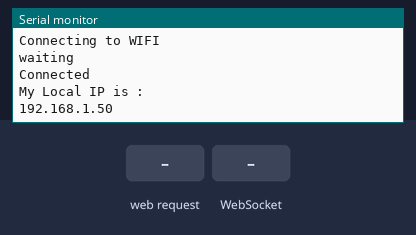
Recording of a sketch running on a simulated ESP32. Shown: the last lines printed to the serial monitor. Inputs (shaded band) come from the test bench. WiFi joins after 1.5 s; servers stay silent unless stated; storage starts empty.

Above: at 6.4 s.
6.5 s: HTTP request GET / received
At 7.0 s:
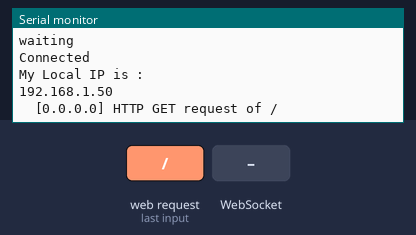
8.0 s: WebSocket text "5" received
At 8.7 s:
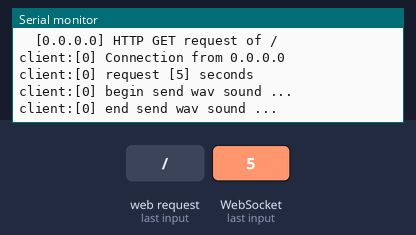

Measured:
- after the input at 6.5 s, the serial monitor: prints a new line at once (image 1)
- after the input at 8.0 s, the serial monitor: prints a new line at once (image 2)

The sketch:

esp32_remote_mic2.ino
```cpp
#include <Arduino.h>
#include <WiFi.h>
#include "I2S.h"
#include "Wav.h"
#include <WebSocketsServer.h>
#include <SPIFFS.h>
#include <ESPAsyncWebServer.h>

//注意：
//  除了编译烧写本程序，还需要使用 ESP32 SKetch Data Upload 将data目录的一些网页文件等上传至 SPIFFS

//声音流: 16000hz, 16位 单声道 pcm数据 32KB/S 256kbps/s
//设置语句如下:
// I2S_Init(I2S_MODE_RX, 16000, I2S_BITS_PER_SAMPLE_16BIT);

const char *ssid = "MAI_2.4GHz";
const char *password =  "0227200846";
AsyncWebServer server(80);
WebSocketsServer webSocket = WebSocketsServer(1331);
const int numCommunicationData = 8000;
//数组：8000字节缓冲区
char communicationData[numCommunicationData];   //1char=8bits 1byte=8bits 1int=8*2 1long=8*4
char buff[100];

//这个psram版本就是提前分配了一个内存区,专用于存放声音数据,调用百度声音识别时不需要借助于SD卡做为交换.
//wav文件头的44个字节, 为base64 处理需要, 必须是6的倍数,  多加点数据

const int headerSize = 44;
byte  wav_head[headerSize];

uint8_t connect_no = -1; //当前连接号
bool sound_skip = false; //控制发送声音html5中断跳出

// Callback: receiving any WebSocket message
void onWebSocketEvent(uint8_t client_num,
                      WStype_t type,
                      uint8_t * payload,
                      size_t length) {
  String tmpstr ;
  int loop1;
  int sound_second = 0;

  int16_t val16 = 0;
  uint8_t val1, val2;
  int32_t tmpval = 0;

  //注意：esp32 对于wssocket 在同一函数中,不支持多并发
  //但同一函数在执行时，可以并发另一函数事件
  //所以如果在供给一个函数mic输出时， 其它用户是进入不了的！

  int32_t low_sound = 10;   //声音下限 低于此值的声音数据截掉
  int32_t high_sound = 5000; //声音上限 高于此值的声音数据截掉

  int add_sound = 40; //音量加倍系数

  File  wav_file ;

  switch (type) {
    case WStype_DISCONNECTED:
      Serial.printf("client:[%u] Disconnected!\n", client_num);
      Serial.printf("client:[%u] last connect_no=[%u] \n", client_num, connect_no);

      if (connect_no == client_num)
      {
        sound_skip = true;
        Serial.printf("client:[%u] trigger stop wav\n",client_num);
      }
      break;

    // New client has connected
    case WStype_CONNECTED:
      {
        IPAddress ip = webSocket.remoteIP(client_num);
        Serial.printf("client:[%u] Connection from %s\n", client_num,ip.toString().c_str());
        //Serial.println();
      }
      break;

    // Handle text messages from client
    case WStype_TEXT:

      /*
        Serial.printf("client:[%u] begin send test sound...\n",client_num);

        wav_file = SPIFFS.open("/cn_word.wav", FILE_READ);
        //改成文件直接读取，测试效果
        while (wav_file.available())
        {
        int readnum = wav_file.read((uint8_t *)communicationData, numCommunicationData);
        if (readnum > 0)
        {
          webSocket.sendBIN(client_num, (uint8_t *)communicationData, readnum);
        }
        else
          break;
        }
        wav_file.close();

         Serial.printf("client:[%u] end send test sound...\n",client_num);
      */

      // Print out raw message
      //Serial.printf("client:[%u] [%u] seconds: %s\n",client_num, length,  payload);
      sprintf(buff, "%s", payload);

      for (int loop1 = 0; loop1 < length; loop1++)
      {
        char ch = payload[loop1];
        tmpstr += ch;
      }
      //Serial.println("tmpstr=" + tmpstr);
      sound_second = tmpstr.toInt();
      //Serial.println("");
      Serial.printf("client:[%u] request [%u] seconds\n", client_num,sound_second);

      Serial.printf("client:[%u] begin send wav sound ...\n", client_num );

      if (sound_second > 0)
      {
        //先输出wav文件头
        //html5不需要，注意会产生嘀嘀噪音
        //如果用于html5播放端， wav head数据不需要传输
        //8000*4是一秒的wav数据量
        CreateWavHeader(wav_head, 8000 * sound_second * 4);
        webSocket.sendBIN(client_num, (uint8_t *)wav_head, headerSize);
        //send_wavhead = true;
      }

      //如果声音秒数是负数，表示中断上次连接
      if (sound_second < 0)
      {
        Serial.printf("client:[%u] sound_second<0\n",client_num);
        sound_skip = true;
        break;
      }

      //1. 0 表示不限时间输出
      if (sound_second == 0)
      {

        connect_no = client_num;
        sound_skip = false;
        //esp32的线程功能局限，一次只能服务1个网页
        //如果无限循环输出声音，则当html5客户端关闭后，新的连接不能进来，导致esp32必须重启
        //建议一次 30秒或60秒，即使 html5客户端关闭,时间到后也会自动关闭本次连接！
        //Uncaught DOMException: Failed to execute 'send' on 'WebSocket': Still in CONNECTING state.


        //1/4秒 8000字节
        //每秒要循环4次读取音频数据
        //for 指定几秒就传输几秒数据
        //for ( loop1 = 0; loop1 < sound_second * 4; loop1++)
        //无限循环输出，直到当前html5连接主动关闭(比如网页关闭)
        while (true)
        {
          //  yield();
          if (sound_skip == true)
          {
            Serial.printf("client:[%u] skip send wav sound ...\n",client_num);
            break;
          }
          I2S_Read(communicationData, numCommunicationData);

          //for  提升音量
          for (int loop1 = 0; loop1 < numCommunicationData / 2 ; loop1++)
          {
            val1 = communicationData[loop1 * 2];
            val2 = communicationData[loop1 * 2 + 1] ;
            val16 = val1 + val2 *  256;

            //add_sound 配置成40最合适
            //乘以40 ：音量提升20db
            tmpval = val16 * add_sound;
            if (abs(tmpval) > 32767 )
            {
              if (val16 > 0)
                tmpval = 32767;
              else
                tmpval = -32767;
            }

            //对声音设置上下限
            //防止噪音
            //if (abs(tmpval) > high_sound)
            // tmpval = high_sound;

            //Serial.println(String(val1) + " " + String(val2) + " " + String(val16) + " " + String(tmpval));
            communicationData[loop1 * 2] =  (byte)(tmpval & 0xFF);
            communicationData[loop1 * 2 + 1] = (byte)((tmpval >> 8) & 0xFF);
          }

          /*
            //for  排除噪音
            for (int loop1 = 0; loop1 < numCommunicationData / 2 ; loop1++)
            {
            val1 = communicationData[loop1 * 2];
            val2 = communicationData[loop1 * 2 + 1] ;
            val16 = val1 + val2 *  256;

            //将高于指定音量，低于指定音量的数据排除

            tmpval = val16 * 1;
            //高于上限的噪音去除
            if (abs(tmpval) > high_sound )
            {
              if (val16 > 0)
                tmpval = high_sound;
              else
                tmpval = -high_sound;
            }

            //低于下限的噪音，去除
            if (abs(tmpval) < low_sound )
            {
              tmpval = 0;
            }

            //Serial.println(String(val1) + " " + String(val2) + " " + String(val16) + " " + String(tmpval));
            communicationData[loop1 * 2] =  (byte)(tmpval & 0xFF);
            communicationData[loop1 * 2 + 1] = (byte)((tmpval >> 8) & 0xFF);
            }
          */

          //传输声音文件主体
          webSocket.sendBIN(client_num, (uint8_t *)communicationData, numCommunicationData);
          //webSocket.broadcastBIN((uint8_t *)communicationData, numCommunicationData, false);
        }
      }
      //2.有限时间输出
      else
      {
        connect_no = client_num;
        sound_skip = false;
        //esp32的线程功能局限，一次只能服务1个网页
        //如果无限循环输出声音，则当html5客户端关闭后，新的连接不能进来，导致esp32必须重启
        //建议一次 30秒或60秒，即使 html5客户端关闭,时间到后也会自动关闭本次连接！
        //Uncaught DOMException: Failed to execute 'send' on 'WebSocket': Still in CONNECTING state.

        //1/4秒 8000字节
        //每秒要循环4次读取音频数据
        //for 指定几秒就传输几秒数据
        for ( loop1 = 0; loop1 < sound_second * 4; loop1++)
          //无限循环输出，直到当前html5连接主动关闭(比如网页关闭)
          //while (true)
        {
          //  yield();
          if (sound_skip == true)
          {
            Serial.printf("client:[%u] skip wav sound ...\n", client_num);
            break;
          }
          I2S_Read(communicationData, numCommunicationData);

          //for  提升音量
          for (int loop1 = 0; loop1 < numCommunicationData / 2 ; loop1++)
          {
            val1 = communicationData[loop1 * 2];
            val2 = communicationData[loop1 * 2 + 1] ;
            val16 = val1 + val2 *  256;

            //add_sound 配置成40最合适
            //乘以40 ：音量提升20db
            tmpval = val16 * add_sound;
            if (abs(tmpval) > 32767 )
            {
              if (val16 > 0)
                tmpval = 32767;
              else
                tmpval = -32767;
            }

            //对声音设置上下限
            //防止噪音
            //if (abs(tmpval) > high_sound)
            // tmpval = high_sound;

            //Serial.println(String(val1) + " " + String(val2) + " " + String(val16) + " " + String(tmpval));
            communicationData[loop1 * 2] =  (byte)(tmpval & 0xFF);
            communicationData[loop1 * 2 + 1] = (byte)((tmpval >> 8) & 0xFF);
          }

          /*
            //for  排除噪音
            for (int loop1 = 0; loop1 < numCommunicationData / 2 ; loop1++)
            {
            val1 = communicationData[loop1 * 2];
            val2 = communicationData[loop1 * 2 + 1] ;
            val16 = val1 + val2 *  256;

            //将高于指定音量，低于指定音量的数据排除

            tmpval = val16 * 1;
            //高于上限的噪音去除
            if (abs(tmpval) > high_sound )
            {
              if (val16 > 0)
                tmpval = high_sound;
              else
                tmpval = -high_sound;
            }

            //低于下限的噪音，去除
            if (abs(tmpval) < low_sound )
            {
              tmpval = 0;
            }

            //Serial.println(String(val1) + " " + String(val2) + " " + String(val16) + " " + String(tmpval));
            communicationData[loop1 * 2] =  (byte)(tmpval & 0xFF);
            communicationData[loop1 * 2 + 1] = (byte)((tmpval >> 8) & 0xFF);
            }
          */

          //传输声音文件主体
          webSocket.sendBIN(client_num, (uint8_t *)communicationData, numCommunicationData);
          //webSocket.broadcastBIN((uint8_t *)communicationData, numCommunicationData, false);
        }
      }

      Serial.printf("client:[%u] end send wav sound ...\n", client_num );

      break;

    // For everything else: do nothing
    case WStype_BIN:
    case WStype_ERROR:
    case WStype_FRAGMENT_TEXT_START:
    case WStype_FRAGMENT_BIN_START:
    case WStype_FRAGMENT:
    case WStype_FRAGMENT_FIN:
    default:
      break;
  }
}


// Callback: send homepage
void onIndexRequest(AsyncWebServerRequest * request) {
  IPAddress remote_ip = request->client()->remoteIP();
  Serial.println("  [" + remote_ip.toString() +
                 "] HTTP GET request of " + request->url());
  request->send(SPIFFS, "/index.html", "text/html");
}

// Callback: send style sheet
void onCSSRequest(AsyncWebServerRequest * request) {
  IPAddress remote_ip = request->client()->remoteIP();
  //Serial.println("[" + remote_ip.toString() +
  //              "] HTTP GET request of " + request->url());
  request->send(SPIFFS, "/style.css", "text/css");
}

void onjs_jqueryRequest(AsyncWebServerRequest * request) {
  IPAddress remote_ip = request->client()->remoteIP();
 // Serial.println("[" + remote_ip.toString() +
 //                "] HTTP GET request of " + request->url());
  request->send(SPIFFS, "/jquery-3.4.1.min.js", "text/javascript");
}

void onjs_liveRequest(AsyncWebServerRequest * request) {
  IPAddress remote_ip = request->client()->remoteIP();
  //Serial.println("[" + remote_ip.toString() +
  //               "] HTTP GET request of " + request->url());
  request->send(SPIFFS, "/live.js", "text/javascript");
}

void onjs_playerRequest(AsyncWebServerRequest * request) {
  IPAddress remote_ip = request->client()->remoteIP();
  //Serial.println("[" + remote_ip.toString() +
  //               "] HTTP GET request of " + request->url());
  request->send(SPIFFS, "/player.js", "text/javascript");
}

//void onjs_socketRequest(AsyncWebServerRequest *request) {
//  IPAddress remote_ip = request->client()->remoteIP();
//  Serial.println("[" + remote_ip.toString() +
//                 "] HTTP GET request of " + request->url());
//  request->send(SPIFFS, "/socket.io.min.js", "text/javascript");
//}

// Callback: send 404 if requested file does not exist
void onPageNotFound(AsyncWebServerRequest * request) {
  IPAddress remote_ip = request->client()->remoteIP();
  //Serial.println("[" + remote_ip.toString() +
  //               "] HTTP GET request of " + request->url());
  request->send(404, "text/plain", "Not found");
}


void setup() {
  Serial.begin(115200);

  Serial.println("[MAI] Test program starting...");

  // Make sure we can read the file system
  if ( !SPIFFS.begin()) {
    Serial.println("Error mounting SPIFFS");
    while (1);
  }

  //I2S_BITS_PER_SAMPLE_8BIT 配置的话，下句会报错，
  //最小必须配置成I2S_BITS_PER_SAMPLE_16BIT
  //I2S_Init(I2S_MODE_RX, 16000, I2S_BITS_PER_SAMPLE_16BIT);

  I2S_Init(I2S_MODE_RX, 16000, I2S_BITS_PER_SAMPLE_16BIT);
  connectwifi();

  // On HTTP request for root, provide index.html file
  server.on("/", HTTP_GET, onIndexRequest);

  // On HTTP request for style sheet, provide style.css
  server.on("/style.css", HTTP_GET, onCSSRequest);

  server.on("/jquery-3.4.1.min.js", HTTP_GET, onjs_jqueryRequest);
  server.on("/live.js", HTTP_GET, onjs_liveRequest);
  server.on("/player.js", HTTP_GET, onjs_playerRequest);
  //  server.on("/socket.io.min.js", HTTP_GET, onjs_socketRequest);

  // Handle requests for pages that do not exist
  server.onNotFound(onPageNotFound);

  // Start web server
  server.begin();

  // Start WebSocket server and assign callback
  webSocket.begin();
  webSocket.onEvent(onWebSocketEvent);
}

void connectwifi()
{
  if (WiFi.status() == WL_CONNECTED) return;
  WiFi.disconnect();
  delay(200);
  WiFi.config(IPAddress(192, 168, 0, 178), //设置静态IP位址
              IPAddress(192, 168, 0, 1),
              IPAddress(255, 255, 255, 0),
              IPAddress(192, 168, 0, 1)
             );
  WiFi.mode(WIFI_STA);
  Serial.println("Connecting to WIFI");
  WiFi.begin(ssid, password);
  while ((!(WiFi.status() == WL_CONNECTED))) {
    delay(5000);
    Serial.println("waiting");
  }
  Serial.println("Connected");
  Serial.println("My Local IP is : ");
  Serial.println(WiFi.localIP());
}


void loop() {
  connectwifi();
  // Look for and handle WebSocket data
  webSocket.loop();
}
```

I2S.h
```cpp
#include <Arduino.h>
#include "freertos/FreeRTOS.h"
#include "freertos/task.h"
#include "driver/i2s.h"
#include "esp_system.h"

/*
#define PIN_I2S_BCLK 14
#define PIN_I2S_LRC 27  // WS
#define PIN_I2S_DIN 2   // SD
#define PIN_I2S_DOUT -1
*/
#define PIN_I2S_BCLK 0
#define PIN_I2S_LRC 26
#define PIN_I2S_DIN 36
#define PIN_I2S_DOUT -1


// This I2S specification :
//  -   LRC high is channel 2 (right).
//  -   LRC signal transitions once each word.
//  -   DATA is valid on the CLOCK rising edge.
//  -   Data bits are MSB first.
//  -   DATA bits are left-aligned with respect to LRC edge.
//  -   DATA bits are right-shifted by one with respect to LRC edges.
//        It's valid for ADMP441 (microphone) and MAX98357A (speaker).
//        It's not valid for SPH0645LM4H(microphone) and WM8960(microphon/speaker).
//
//  -   44100Hz
//  -   stereo

/// @parameter MODE : I2S_MODE_RX or I2S_MODE_TX
/// @parameter BPS : I2S_BITS_PER_SAMPLE_16BIT or I2S_BITS_PER_SAMPLE_32BIT
void I2S_Init(i2s_mode_t MODE, int SAMPLE_RATE, i2s_bits_per_sample_t BPS);

/// I2S_Read() for I2S_MODE_RX
/// @parameter data: pointer to buffer
/// @parameter numData: buffer size
/// @return Number of bytes read
int I2S_Read(char* data, int numData);

/// I2S_Write() for I2S_MODE_TX
/// @param data: pointer to buffer
/// @param numData: buffer size
void I2S_Write(char* data, int numData);

void I2S_uninstall();
```

Wav.cpp
```cpp
#include "Wav.h"

void CreateWavHeader(byte* header, long waveDataSize){
  header[0] = 'R';
  header[1] = 'I';
  header[2] = 'F';
  header[3] = 'F';
  unsigned int fileSizeMinus8 = waveDataSize + 44 - 8;
  header[4] = (byte)(fileSizeMinus8 & 0xFF);
  header[5] = (byte)((fileSizeMinus8 >> 8) & 0xFF);
  header[6] = (byte)((fileSizeMinus8 >> 16) & 0xFF);
  header[7] = (byte)((fileSizeMinus8 >> 24) & 0xFF);
  header[8] = 'W';
  header[9] = 'A';
  header[10] = 'V';
  header[11] = 'E';
  header[12] = 'f';
  header[13] = 'm';
  header[14] = 't';
  header[15] = ' ';
  header[16] = 0x10;  // linear PCM
  header[17] = 0x00;
  header[18] = 0x00;
  header[19] = 0x00;
  header[20] = 0x01;  // linear PCM
  header[21] = 0x00;
  header[22] = 0x01;  // monoral
  header[23] = 0x00;
  header[24] = 0x80;  // sampling rate 16000
  header[25] = 0x3E;
  header[26] = 0x00;
  header[27] = 0x00;
  header[28] = 0x00;  // Byte/sec = 16000x2x1 = 32000
  header[29] = 0x7D;
  header[30] = 0x00;
  header[31] = 0x00;
  header[32] = 0x02;  // 16bit monoral
  header[33] = 0x00;
  header[34] = 0x10;  // 16bit
  header[35] = 0x00;
  header[36] = 'd';
  header[37] = 'a';
  header[38] = 't';
  header[39] = 'a';
  header[40] = (byte)(waveDataSize & 0xFF);
  header[41] = (byte)((waveDataSize >> 8) & 0xFF);
  header[42] = (byte)((waveDataSize >> 16) & 0xFF);
  header[43] = (byte)((waveDataSize >> 24) & 0xFF);
}
```

Wav.h
```cpp
#include <Arduino.h>

// 16bit, monoral, 16000Hz,  linear PCM
void CreateWavHeader(byte* header, long waveDataSize);  // size of header is 44
```
